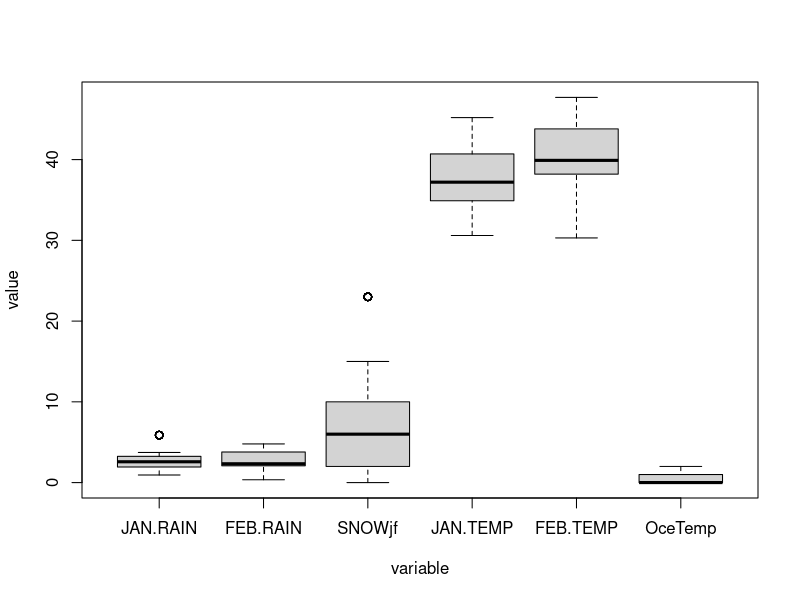
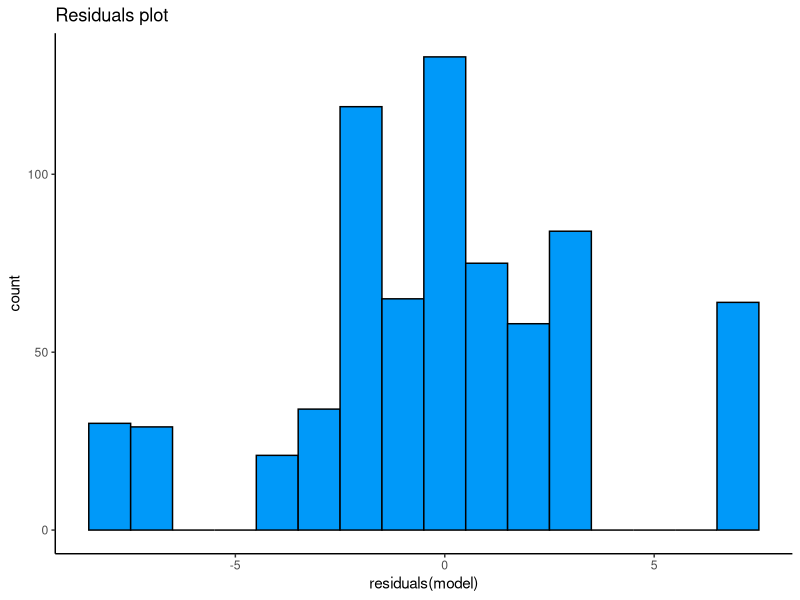

Reproduce these figures in R, in order.
# read dataset
#install.packages("readxl")
#install.packages("writexl")
library(readxl)

#Loading the datasets
total <- read_excel("bootdataCBloom4_24.xlsx")

h_train <- read_excel("h_train.xlsx")
head(h_train)

h_test <- read_excel("h_test.xlsx")
head(h_test)

#Installing package for melt
library(reshape2)

# Remove target variable
temp_total <- subset(total, select = -c(PEAK))
melt_total <- melt(temp_total)

# Draw boxplot (variable measured on different scale, therefore this is meaningless)
boxplot(data = melt_total, value ~ variable)

# Fit the model and obtain summary
model <- lm(PEAK ~ ., data = h_train)
summary(model)

# Get residuals
lm_residuals <- as.data.frame(residuals(model))

# Visualize residuals
library(ggplot2)
ggplot(lm_residuals, aes(residuals(model))) +
  geom_histogram(fill = "#0099f9", color = "black", binwidth=1) +
  theme_classic() +
  labs(title = "Residuals plot")

# Make predictions on the test set
predictions <- predict(model, h_test)

# Convert to dataframe
eval <- cbind(h_test$PEAK, predictions)
colnames(eval) <- c("Y", "Yhat")
eval <- as.data.frame(eval)
head(eval)
